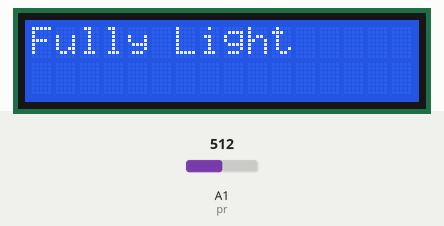
A sketch run on a simulated Arduino Uno, built with avr-gcc and run on an emulated ATmega328P. Parts: 16×2 character LCD. The inputs (shaded band) are chosen by the test bench; at power-on: A1 (pr) = 512.

Above: at 1.2 s.
1.3 s: A1 (pr) set to 60
At 1.73 s:
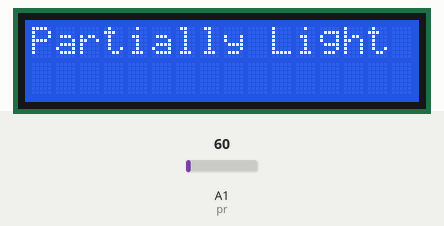
3.3 s: A1 (pr) set to 50
At 3.56 s:
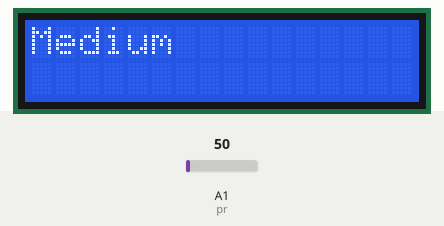
5.8 s: A1 (pr) set to 20
At 5.98 s:
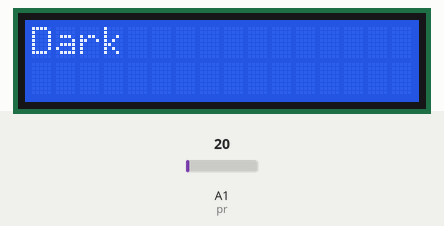
8.2 s: A1 (pr) set to 40
At 8.41 s:
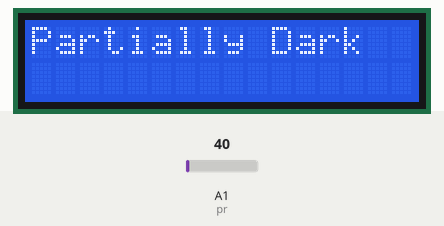
10.6 s: A1 (pr) set to 65
At 10.84 s:
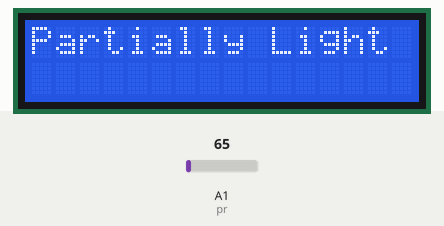
12.8 s: A1 (pr) set to 45
At 12.97 s:
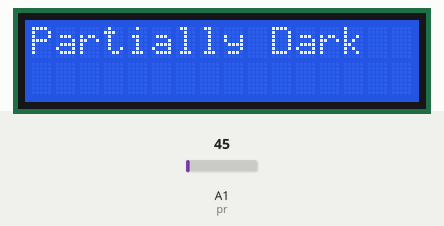

Measured:
- the behaviour switches between 56 and 55 on A1 (pr) (found by bisection; images 1 and 2)
- after the input at 1.3 s, the display: first differs from a run without the input after 0.28 s (image 1)
- after the input at 3.3 s, the display: first differs from a run without the input after 0.11 s (image 2)
- after the input at 5.8 s, the display: first differs from a run without the input at once (image 3)
- after the input at 8.2 s, the display: first differs from a run without the input after 0.06 s (image 4)
- after the input at 10.6 s, the display: first differs from a run without the input after 0.10 s (image 5)
- after the input at 12.8 s, the display: first differs from a run without the input at once (image 6)

The sketch:

dkuzmy3lab4.ino
```cpp
/*  Dmytro Kuzmyk,
 *  UIN 670920511
 *  NetID Dkuzmy3
 *  Lab 4 - photoresistor and lcd display
 *  This project is supposed to use an lcd to display the value of light caught by the
 *  photoresistor.
 */
// include the library code:
#include <LiquidCrystal.h>                      // lcd library

LiquidCrystal lcd(1, 2, 4, 5, 6, 7);            // initializing lcd pins
int value;                                      // variable for photoresistor index
const int pr = A1;                              // photoresistor input setup


void setup(){
  lcd.begin(16,2);                              // setting up lcd screen
  pinMode(pr, INPUT);                           // photoresistor pin setup
}

void loop(){
  value = analogRead(pr);                       // read the value from the photoresistor

  //debug                                       // useful for debugging ;)
  //lcd.setCursor(0,1);
  //lcd.print("Light: ");
  //lcd.print(value);

  lcd.setCursor(0,0);                           // set the lcd cursor to 0,0

  if(value<= 30){                               // condition for the text on lcd
    lcd.print("Dark");                          // these greatly vary based on the setup
  }                                             // the resistors etc..

  if((30 < value) && (value <= 45)){
    lcd.print("Partially Dark");
  }

  if((45 < value) && (value <= 55)){
    lcd.print("Medium");
  }

  if((55 < value) && (value <= 70)){
    lcd.print("Partially Light");
  }

  if(70 <= value){
    lcd.print("Fully Light");
  }

  delay(300);                                   // delay
  lcd.clear();                                  // clear screen and start over
}
```
